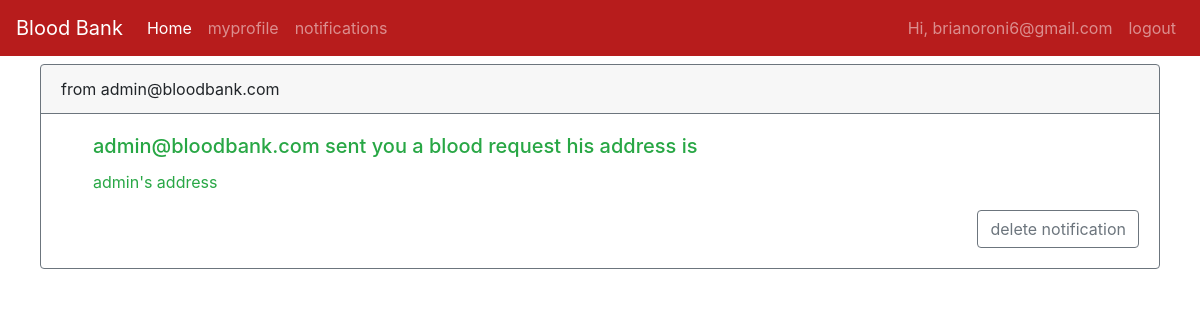
Page /notifications (signed in) on the committed database.
### tables this page shows
CREATE TABLE request (id INTEGER PRIMARY KEY AUTOINCREMENT, toemail TEXT, formemail TEXT, toname TEXT, toaddr TEXT);

### app.py (the view)
@app.route('/notifications', methods=('GET', 'POST'))
def notifications():
    if request.method == 'GET':
        conn = sqlite3.connect('database.db')
        print("Opened database successfully")
        print((session['username'], ))
        conn.row_factory = sqlite3.Row
        cur = conn.cursor()
        cor = conn.cursor()
        cur.execute('select * from request where toemail=?',
                    (session['username'], ))
        cor.execute('select * from request where toemail=?',
                    (session['username'], ))
        row = cor.fetchone()
        rows = cur.fetchall()
        print(rows)
        if row == None:
            return render_template('notifications.html')
        else:
            return render_template('notifications.html', rows=rows)

### templates/notifications.html (shortened to what this page needs)
{% extends "base.html" %}
{% block content %}
{% if rows is defined %}
{% for row in rows %}
         <div class="card text-left border-secondary mb-3 mt-2 mx-auto" style="width: 70rem;">
           <div class="card-header border-secondary">from {{row['formemail']}} </div>
          <div class="card-body text-success ml-3">
                    <h5 class="card-title ml-3">{{row['toname']}} sent you a blood request
                  his address is </h5>
                    <p class="card-text ml-3">
                          {{row['toaddr']}}
                        </p>
                        <div class="d-flex justify-content-end">
                      <a class="btn btn-outline-secondary" href = "{{url_for('deletenoti',id=row['id'])}}">delete notification</a>
                        </div>
                        </div>
                        </div>
{% endfor %}
{% endif %}
{% endblock %}

### templates/base.html (shortened to what this page needs)
<html>
<head>
  <link rel="stylesheet" href="https://stackpath.bootstrapcdn.com/bootstrap/4.1.3/css/bootstrap.min.css">
</head>
<body>
  {% if session['admin'] == True %}
  <nav class="navbar navbar-expand-lg navbar-dark" style="background-color: #b71c1c;">
    <button class="navbar-toggler" type="button" data-toggle="collapse" data-target="#navbarSupportedContent" aria-controls="navbarSupportedContent" aria-expanded="false" aria-label="Toggle navigation">
      <span class="navbar-toggler-icon"></span>
    </button>
    <div class="navbar" id="navbarNav">
      <a class="navbar-brand" href="/">Blood Bank</a>
      <ul class="navbar-nav mr-auto">
        <li class="nav-item active">
          <a class="nav-link" href="/">Home <span class="sr-only">(current)</span></a>
        </li>
        <li class="nav-item">
          <a class="nav-link" href="/dashboard">Dashboard</a>
        </li>
        <li class="nav-item">
          <a class="nav-link" href="/bloodbank">add blood</a>
        </li>
      </ul>
      <ul class="navbar-nav ml-auto">
        <li class="nav-item">
          <a class="nav-link" href="{{url_for('logout')}}">logout</a>
        </li>
      </ul>
    </div>
  </nav>
  {% elif session['logged_in'] == True %}
  <nav class="navbar navbar-expand-lg navbar-dark" style="background-color: #b71c1c;">
    <div class="collapse navbar-collapse" id="navbarNav">
      <a class="navbar-brand" href="/">Blood Bank</a>
      <ul class="navbar-nav mr-auto">
        <li class="nav-item active">
          <a class="nav-link" href="/">Home <span class="sr-only">(current)</span></a>
        </li>
        <li class="nav-item">
          <a class="nav-link" href="{{url_for('myprofile',email=session['username'])}}">myprofile</a>
        </li>
        <li class="nav-item">
          <a class="nav-link" href="{{url_for('notifications')}}">notifications</a>
        </li>
      </ul>
      <ul class="navbar-nav ml-auto">
        <li class="nav-item">
          <a class="nav-link" href="#"> Hi, {{ session['username']}}</a>
        </li>
        <li class="nav-item">
          <a class="nav-link" href="{{url_for('logout')}}">logout</a>
        </li>
      </ul>
    </div>
  </nav>
  {%endif%}
  {% block content %}
  {% endblock %}
</body>
</html>

### rows in the picture
request: username "brianoroni6@gmail.com", formemail "admin@bloodbank.com", toname "admin@bloodbank.com", toaddr "admin's address"
